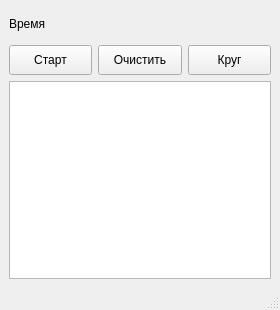
<?xml version="1.0" encoding="UTF-8"?>
<ui version="4.0">
 <class>MainWindow</class>
 <widget class="QMainWindow" name="MainWindow">
  <property name="geometry">
   <rect>
    <x>0</x>
    <y>0</y>
    <width>280</width>
    <height>310</height>
   </rect>
  </property>
  <property name="windowTitle">
   <string>MainWindow</string>
  </property>
  <widget class="QWidget" name="centralwidget">
   <layout class="QVBoxLayout" name="verticalLayout_2">
    <item>
     <layout class="QVBoxLayout" name="verticalLayout">
      <item>
       <widget class="QLabel" name="labelTime">
        <property name="minimumSize">
         <size>
          <width>0</width>
          <height>30</height>
         </size>
        </property>
        <property name="text">
         <string>Время</string>
        </property>
       </widget>
      </item>
      <item>
       <layout class="QHBoxLayout" name="horizontalLayout">
        <item>
         <widget class="QPushButton" name="butStart">
          <property name="minimumSize">
           <size>
            <width>0</width>
            <height>30</height>
           </size>
          </property>
          <property name="text">
           <string>Старт</string>
          </property>
         </widget>
        </item>
        <item>
         <widget class="QPushButton" name="butClear">
          <property name="minimumSize">
           <size>
            <width>0</width>
            <height>30</height>
           </size>
          </property>
          <property name="text">
           <string>Очистить</string>
          </property>
         </widget>
        </item>
        <item>
         <widget class="QPushButton" name="butCircle">
          <property name="minimumSize">
           <size>
            <width>0</width>
            <height>30</height>
           </size>
          </property>
          <property name="text">
           <string>Круг</string>
          </property>
         </widget>
        </item>
       </layout>
      </item>
      <item>
       <widget class="QTextBrowser" name="textCircles"/>
      </item>
     </layout>
    </item>
   </layout>
  </widget>
  <widget class="QMenuBar" name="menubar">
   <property name="geometry">
    <rect>
     <x>0</x>
     <y>0</y>
     <width>280</width>
     <height>19</height>
    </rect>
   </property>
  </widget>
  <widget class="QStatusBar" name="statusbar"/>
 </widget>
 <resources/>
 <connections/>
</ui>
